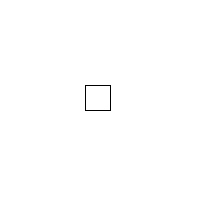
Frame 1 (no input)
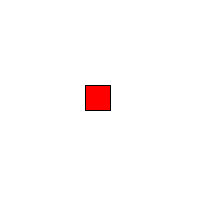
Frame 60 (the mouse pressed at the canvas centre just before this capture)
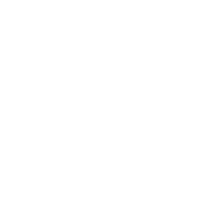
Frame 120 (the mouse held since frame 60 and released just before this capture)

The Processing sketch that drew these frames (run headless with seeded random() and noise(); from frame 60 on, the mouse is pressed at the canvas centre):

// Processing sketch: processing_96538
// ── processing_96538.pde

void setup (){
  size (200,200);
  background (255);
}

void draw (){
  int x = mouseX;
  int y = mouseY;
  
  rect (85,85,25,25);
  fill (255,0,0);
  {
  if (x>=85 && x<=110 && y>=85 && y<=110)
  background (255);}
}
